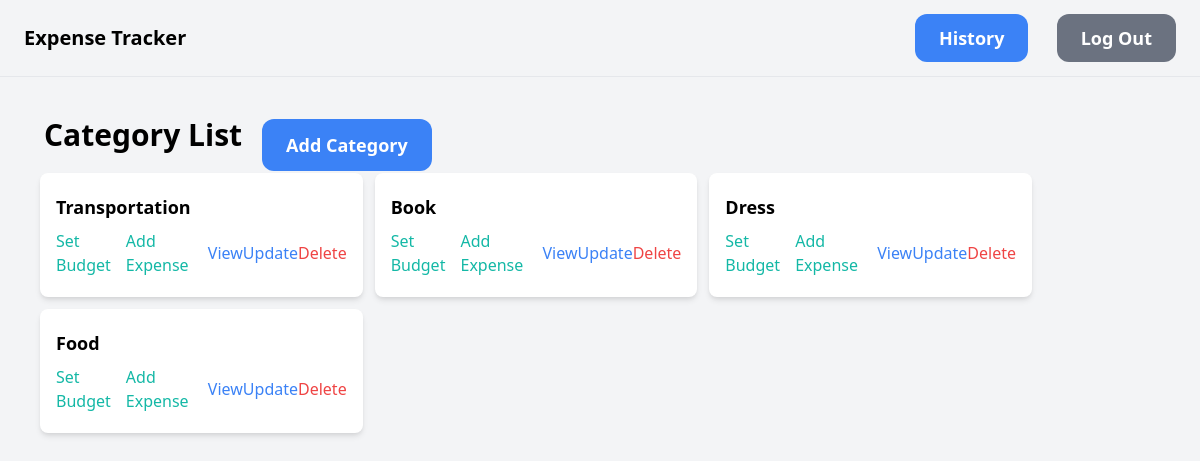
The app's page / (signed in) with its own data.
### appname/models.py (models this page shows, shortened)
class Category(models.Model):
    user = models.ForeignKey(User, on_delete=models.CASCADE)
    name = models.CharField(max_length=255)
    description = models.TextField(blank=True, null=True)

### appname/views.py (the view)
# urls.py: path('', views.category_list, name='category_list'),
@login_required
def category_list(request):
    categories = Category.objects.filter(user=request.user)
    context= {
        "categories": categories,
    }
    return render(request,'appname/index.html',context)

### appname/templates/appname/index.html (shortened to what this page needs)
{% extends 'appname/base.html' %}
{% block content %}
<!DOCTYPE html>
<html lang="en">
<head>
    <link rel="stylesheet" href="https://cdnjs.cloudflare.com/ajax/libs/tailwindcss/2.2.16/tailwind.min.css" />
    <script src="https://cdn.tailwindcss.com"></script>
</head>
<body class="bg-gray-100">
    <div class="container mx-auto py-10">
        <div class="flex items-center">
            <h1 class="text-3xl font-bold mb-5 px-5">Category List</h1>
            <a href="{% url 'add_category' %}" class='px-6 py-3 text-lg font-semibold bg-blue-500 text-white rounded-xl hover:bg-blue-700 shadow-cyan-500/50'>Add Category</a>
        </div>
        <div class="grid grid-cols-3 gap-3 px-4 mb-5">
            {% for category in categories %}
            <div class="bg-white shadow-md rounded-lg px-4 py-5">
                <h2 class="text-lg font-bold mb-2">{{ category.name }}</h2>
                <div class="flex justify-between items-center">
                    <a href="{% url 'budget-create' category.id %}" class="text-teal-500 hover:text-teal-700">Set Budget</a>
                    <a href="{% url 'expense-create' category.id %}" class="text-teal-500 hover:text-teal-700">Add Expense</a>
                    <a href="{% url 'budget_view' category.id %}" class="text-blue-500 hover:text-blue-700">View</a>
                    <a href="{% url 'update_category' category.id %}" class="text-blue-500 hover:text-blue-700">Update</a>
                    <a href="{% url 'delete_category' category.id %}" class="text-red-500 hover:text-Red-700">Delete</a>
                </div>
            </div>
            {% endfor %}
        </div>
    </div>
</body>
</html>
{% endblock content %}

### records on screen
Category: name "Transportation"
Category: name "Book"
Category: name "Dress"
Category: name "Food"
